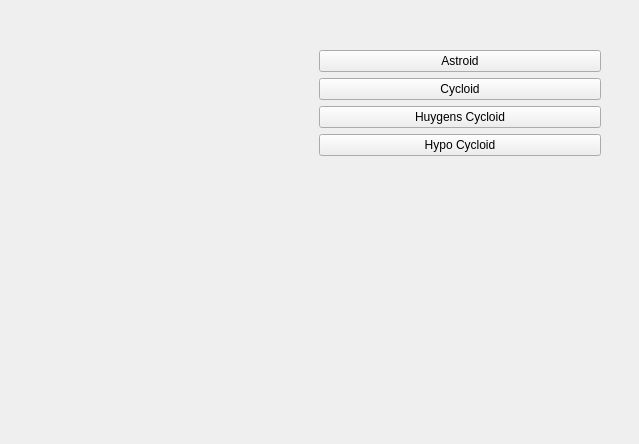
<?xml version="1.0" encoding="UTF-8"?>
<ui version="4.0">
 <class>MainWindow</class>
 <widget class="QMainWindow" name="MainWindow">
  <property name="geometry">
   <rect>
    <x>0</x>
    <y>0</y>
    <width>639</width>
    <height>444</height>
   </rect>
  </property>
  <property name="windowTitle">
   <string>MainWindow</string>
  </property>
  <widget class="QWidget" name="centralwidget">
   <widget class="QWidget" name="layoutWidget">
    <property name="geometry">
     <rect>
      <x>30</x>
      <y>50</y>
      <width>571</width>
      <height>261</height>
     </rect>
    </property>
    <layout class="QHBoxLayout" name="horizontalLayout">
     <item>
      <widget class="RenderArea" name="renderArea" native="true"/>
     </item>
     <item>
      <layout class="QVBoxLayout" name="verticalLayout">
       <item>
        <widget class="QPushButton" name="btn_Astroid">
         <property name="text">
          <string>Astroid</string>
         </property>
        </widget>
       </item>
       <item>
        <widget class="QPushButton" name="Cycloid">
         <property name="text">
          <string>Cycloid</string>
         </property>
        </widget>
       </item>
       <item>
        <widget class="QPushButton" name="HuygensCycloid">
         <property name="text">
          <string>Huygens Cycloid</string>
         </property>
        </widget>
       </item>
       <item>
        <widget class="QPushButton" name="HypoCycloid">
         <property name="text">
          <string>Hypo Cycloid</string>
         </property>
        </widget>
       </item>
       <item>
        <spacer name="verticalSpacer">
         <property name="orientation">
          <enum>Qt::Vertical</enum>
         </property>
         <property name="sizeHint" stdset="0">
          <size>
           <width>20</width>
           <height>40</height>
          </size>
         </property>
        </spacer>
       </item>
      </layout>
     </item>
    </layout>
   </widget>
  </widget>
 </widget>
 <customwidgets>
  <customwidget>
   <class>RenderArea</class>
   <extends>QWidget</extends>
   <header>renderarea.h</header>
   <container>1</container>
  </customwidget>
 </customwidgets>
 <resources/>
 <connections/>
</ui>
